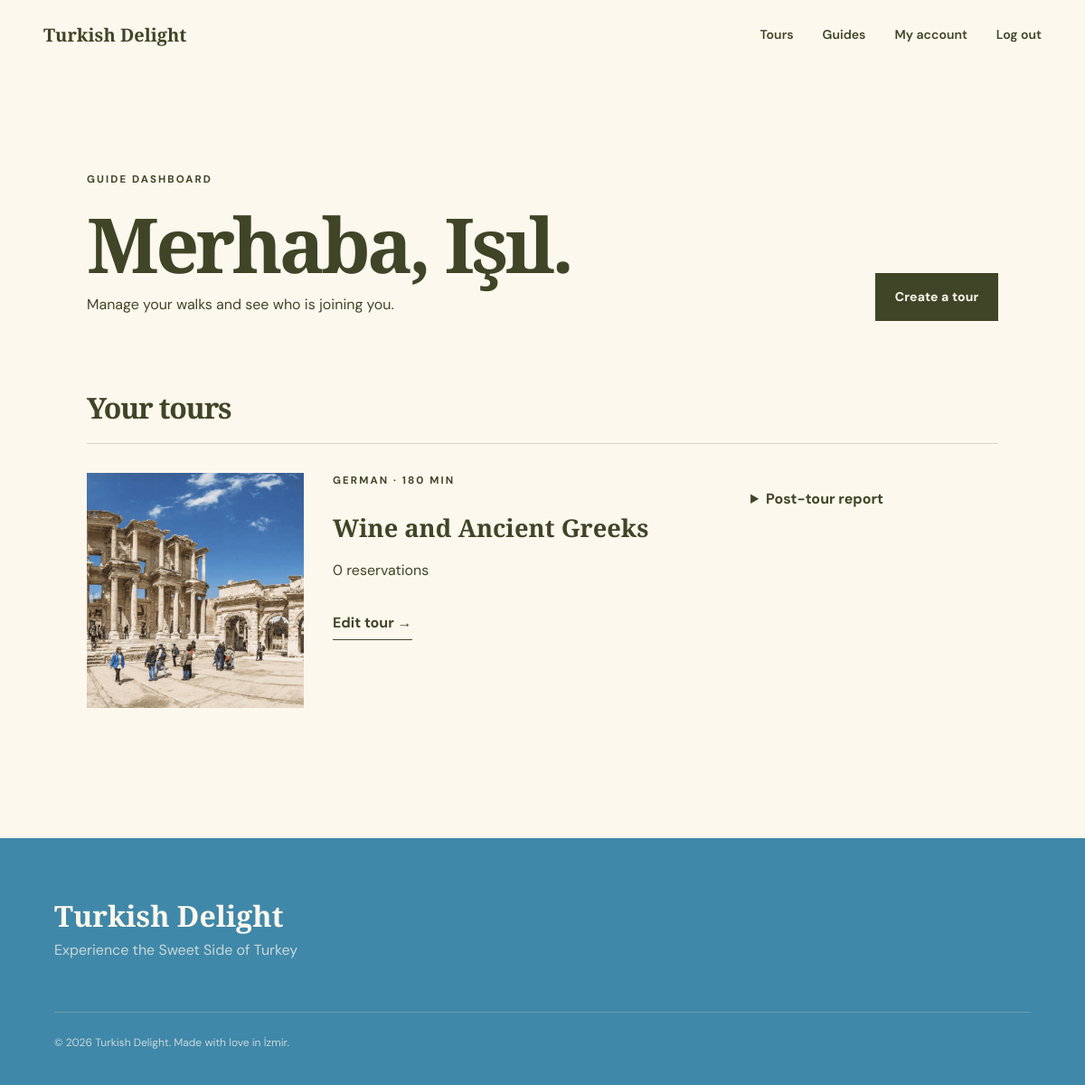
Page /profile (signed in) on the earlier database version.
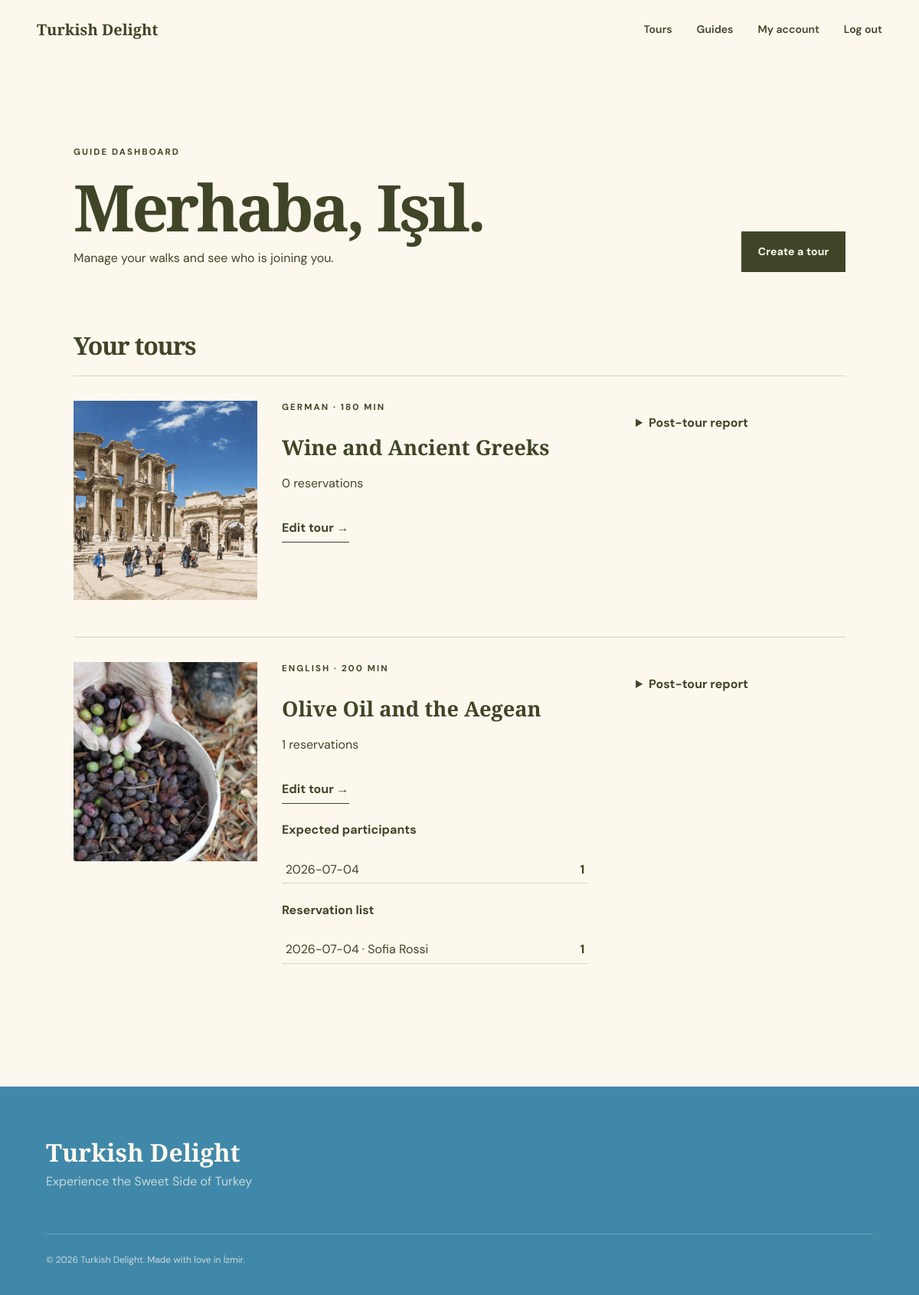
Same page on the later database version.
### tables this page shows
CREATE TABLE "users" (
          id INTEGER PRIMARY KEY AUTOINCREMENT,
          first_name TEXT NOT NULL, last_name TEXT NOT NULL,
          email TEXT NOT NULL UNIQUE, password_hash TEXT NOT NULL,
          role TEXT NOT NULL CHECK(role IN ('guide','participant','admin')),
          languages TEXT NOT NULL DEFAULT '[]'
        );

CREATE TABLE tours (
  id INTEGER PRIMARY KEY AUTOINCREMENT, guide_id INTEGER NOT NULL REFERENCES users(id),
  title TEXT NOT NULL, subtitle TEXT NOT NULL, description TEXT NOT NULL, story TEXT NOT NULL,
  final_message TEXT NOT NULL, foods TEXT NOT NULL, stops TEXT NOT NULL, story_points TEXT NOT NULL,
  meeting_point TEXT NOT NULL, duration INTEGER NOT NULL CHECK(duration > 0),
  language TEXT NOT NULL, capacity INTEGER NOT NULL CHECK(capacity > 0)
);

CREATE TABLE reservations (
  id INTEGER PRIMARY KEY AUTOINCREMENT, participant_id INTEGER NOT NULL REFERENCES users(id),
  tour_id INTEGER NOT NULL REFERENCES tours(id), tour_date TEXT NOT NULL, created_at TEXT NOT NULL,
  UNIQUE(participant_id,tour_id,tour_date)
);

### app.py (the view, shortened to what this page needs)
@app.route("/profile")
@login_required
def profile():
    db = get_db()
    if current_user.role == "admin":
        return redirect(url_for("admin_dashboard"))
    tours = db.execute("SELECT * FROM tours WHERE guide_id=? ORDER BY id", (current_user.id,)).fetchall()
    summaries = []
    for row in tours:
        item = tour_from_row(row)
        item["reservation_count"] = db.execute(
            "SELECT COUNT(*) FROM reservations WHERE tour_id=?", (row["id"],)
        ).fetchone()[0]
        item["dates"] = db.execute(
            """SELECT r.tour_date, COUNT(r.id) + COALESCE(SUM((SELECT COUNT(*) FROM reservation_guests rg WHERE rg.reservation_id=r.id)),0) total
               FROM reservations r WHERE r.tour_id=? GROUP BY r.tour_date ORDER BY r.tour_date""", (row["id"],)
        ).fetchall()
        item["bookings"] = db.execute(
            """SELECT r.tour_date, u.first_name || ' ' || u.last_name AS participant_name,
               1 + (SELECT COUNT(*) FROM reservation_guests rg WHERE rg.reservation_id=r.id) AS group_size
               FROM reservations r JOIN users u ON u.id=r.participant_id
               WHERE r.tour_id=? ORDER BY r.tour_date, u.last_name""", (row["id"],)
        ).fetchall()
        summaries.append(item)
    return render_template("guide_profile.html", tours=summaries)

### app.py (called while the page is built)
def get_db():
    if "db" not in g:
        g.db = sqlite3.connect(DATABASE)
        g.db.row_factory = sqlite3.Row
        g.db.execute("PRAGMA foreign_keys = ON")
    return g.db

@login_manager.user_loader
def load_user(user_id):
    row = get_db().execute("SELECT * FROM users WHERE id = ?", (user_id,)).fetchone()
    return User(row) if row else None

def csrf_token():
    if "csrf_token" not in session:
        session["csrf_token"] = secrets.token_hex(24)
    return session["csrf_token"]

@app.before_request
def verify_csrf():
    if request.method == "POST" and request.form.get("csrf_token") != session.get("csrf_token"):
        abort(400, "Invalid or missing form token.")

def tour_images(tour_id):
    files = sorted((BASE_DIR / "static").glob(f"Tour{tour_id}_*"))
    return [f.name for f in files if f.is_file()]

def tour_from_row(row):
    tour = dict(row)
    tour["foods"] = json.loads(tour["foods"])
    tour["stops"] = json.loads(tour["stops"])
    tour["story_points"] = json.loads(tour["story_points"])
    tour["images"] = tour_images(tour["id"])
    preferred_guide = BASE_DIR / "static" / f"Guide{tour['id']}.jpg"
    tour["guide_image"] = preferred_guide.name if preferred_guide.exists() else "Guide1.jpg"
    return tour

### templates/guide_profile.html (shortened to what this page needs)
{% extends "base.html" %}
{% block content %}
  <section class="dashboard">
    <div class="dashboard-head">
      <p class="eyebrow">Guide dashboard</p>
      <h1>Merhaba, {{ current_user.first_name }}.</h1>
      <p>Manage your walks and see who is joining you.</p>
    </div>
    <div class="dashboard-actions">
      <a class="button button-dark" href="{{ url_for('new_tour') }}">Create a tour</a>
    </div>
    <section>
      <h2>Your tours</h2>
      <div class="guide-tour-list">
        {% for tour in tours %}
          <article class="guide-tour">
            <img
              src="{{ url_for('static', filename=tour.images[0]) if tour.images else url_for('static', filename='Tour1_1.jpg') }}"
              alt="{{ tour.title }}"
            >
            <div class="guide-tour-info">
              <p class="eyebrow">{{ tour.language }} · {{ tour.duration }} min</p>
              <h3>{{ tour.title }}</h3>
              <p>{{ tour.reservation_count }} reservations</p>
              <a class="text-link" href="{{ url_for('edit_tour', tour_id=tour.id) }}">Edit tour →</a>
              {% if tour.dates %}
                <h4>Expected participants</h4>
                <ul>
                  {% for date in tour.dates %}
                    <li><span>{{ date.tour_date }}</span><strong>{{ date.total }}</strong></li>
                  {% endfor %}
                </ul>
                <h4>Reservation list</h4>
                <ul>
                  {% for booking in tour.bookings %}
                    <li>
                      <span>{{ booking.tour_date }} · {{ booking.participant_name }}</span>
                      <strong>{{ booking.group_size }}</strong>
                    </li>
                  {% endfor %}
                </ul>
              {% endif %}
            </div>
            <details>
              <summary>Post-tour report</summary>
            </details>
          </article>
        {% else %}
          <div class="empty-state">
            <h3>No tours yet.</h3>
            <p>Create your first route and begin sharing İzmir.</p>
          </div>
        {% endfor %}
      </div>
    </section>
  </section>
{% endblock %}

### templates/base.html (shortened to what this page needs)
<!doctype html>
<html lang="en">
  <head>
    <link rel="stylesheet" href="{{ url_for('static', filename='style.css') }}">
  </head>
  <body>
    <header class="site-header{% if request.endpoint == 'home' %} site-header-overlay{% endif %}" data-header>
      <a class="brand" href="{{ url_for('home') }}" aria-label="Turkish Delight home">
        <span>Turkish Delight</span>
      </a>
      <nav id="site-nav" class="site-nav" aria-label="Main navigation" data-nav>
        <a href="{{ url_for('home') }}#tours">Tours</a>
        <a href="{{ url_for('guides') }}">Guides</a>
        {% if current_user.is_authenticated %}
          {% if current_user.role == 'admin' %}
            <a href="{{ url_for('admin_dashboard') }}">Administration</a>
          {% else %}
            <a href="{{ url_for('profile') }}">My account</a>
          {% endif %}
          <form action="{{ url_for('logout') }}" method="post" class="nav-form">
            <button class="text-button" type="submit">Log out</button>
          </form>
        {% else %}
          <a href="{{ url_for('login') }}">Log in</a>
          <a class="button button-small" href="{{ url_for('register') }}">Join a tour</a>
        {% endif %}
      </nav>
    </header>
    <main id="main">
      {% block content %}{% endblock %}
    </main>
    <footer class="site-footer">
      <div>
        <a class="footer-brand" href="{{ url_for('home') }}">Turkish Delight</a>
        <p>Experience the Sweet Side of Turkey</p>
      </div>
      <p class="copyright">© 2026 Turkish Delight. Made with love in İzmir.</p>
    </footer>
  </body>
</html>

### static/style.css (style rules this page uses)
:root { --ink:#404527;--deep:#4088A9;--cream:#FDF8ED;--paper:#FDF8ED;--clay:#84287E;--gold:#CBC362;--sea:#4088A9;--line:rgba(64,69,39,.2);--serif:"Playfair Display",Georgia,serif;--sans:"DM Sans",Arial,sans-serif }
* { box-sizing:border-box }
html { scroll-behavior:smooth }
body { margin:0;background:var(--paper);color:var(--ink);font-family:var(--sans);font-size:16px;line-height:1.6 }
img { display:block;max-width:100% }
a { color:inherit;text-decoration:none }
button,input,select,textarea { font:inherit;color:inherit }
button { cursor:pointer }
.site-header { height:78px;padding:0 4vw;display:flex;align-items:center;justify-content:space-between;background:var(--paper);position:relative;z-index:30;border-bottom:1px solid transparent }
.brand { font-family:var(--serif);font-size:1.25rem;font-weight:600;display:flex;align-items:center;gap:.7rem }
.site-nav { display:flex;align-items:center;gap:2rem;font-size:.88rem;font-weight:600 }
.site-nav a:not(.button),.text-button { position:relative }
.site-nav a:not(.button):after { content:"";position:absolute;left:0;right:100%;bottom:-4px;border-bottom:1px solid;transition:.2s }
.nav-form { margin:0 }
.text-button { border:0;background:transparent;padding:0;font-weight:600 }
.button { display:inline-flex;align-items:center;justify-content:center;gap:.5rem;background:var(--gold);color:var(--deep);border:0;padding:.95rem 1.35rem;font-weight:700;font-size:.88rem;letter-spacing:.01em;transition:transform .2s,background .2s }
.button-dark { background:var(--ink);color:var(--paper) }
.eyebrow { text-transform:uppercase;letter-spacing:.18em;font-size:.72rem;font-weight:700;margin:0 0 1.5rem }
.hero h1,.detail-title h1,.auth-panel h1,.dashboard h1,.form-page h1,.error-page h1 { font:600 clamp(3.5rem,7.5vw,7.4rem)/.9 var(--serif);letter-spacing:-.045em;margin:.1em 0 .28em }
h2 { font:600 clamp(2.8rem,5vw,5.4rem)/.98 var(--serif);letter-spacing:-.04em;margin:0 }
.text-link { display:inline-flex;gap:.7rem;font-weight:700;border-bottom:1px solid;padding:0 0 .35rem;margin-top:1rem }
.site-footer { background:#0d2b27;color:white;padding:4rem 5vw 2rem;display:grid;grid-template-columns:1fr auto;gap:3rem }
.footer-brand { font:600 2rem var(--serif) }
.site-footer p { margin:.25rem 0;color:rgba(255,255,255,.65) }
.copyright { grid-column:1/-1;border-top:1px solid rgba(255,255,255,.16);padding-top:1.5rem!important;font-size:.75rem }
.dashboard { padding:7rem 8vw;min-height:80vh }
.dashboard-head { max-width:700px }
.dashboard h1 { font-size:clamp(3.5rem,7vw,6.5rem);margin:.2rem 0 }
.dashboard-actions { display:flex;justify-content:flex-end;margin-top:-4rem;margin-bottom:5rem }
.dashboard section>h2 { font-size:2rem;margin-bottom:1.5rem }
.reservation-list,.guide-tour-list { display:flex;flex-direction:column;gap:1rem }
.reservation-card h3,.guide-tour h3 { font:600 1.7rem var(--serif);margin:0 }
.guide-tour { display:grid;grid-template-columns:240px 1fr .7fr;gap:2rem;border-top:1px solid var(--line);padding:2rem 0 }
.guide-tour>img { width:240px;height:260px;object-fit:cover }
.guide-tour-info ul { list-style:none;padding:0;max-width:400px }
.guide-tour-info li { display:flex;justify-content:space-between;border-bottom:1px solid var(--line);padding:.3rem }
.guide-tour details { background:var(--cream);padding:1rem;height:max-content }
.guide-tour summary { font-weight:700 }
.site-footer { background:var(--deep);color:var(--paper) }
.site-footer p { color:rgba(253,248,237,.72) }
.copyright { border-color:rgba(253,248,237,.2) }

Differences in the rows shown:
added tours: shows a picture, language "ENGLISH", duration "200", title "Olive Oil and the Aegean", reservation_count "1", tour_date "2026-07-04", total "1"
added reservations: tour_date "2026-07-04", participant_name "Sofia Rossi", group_size "1"
